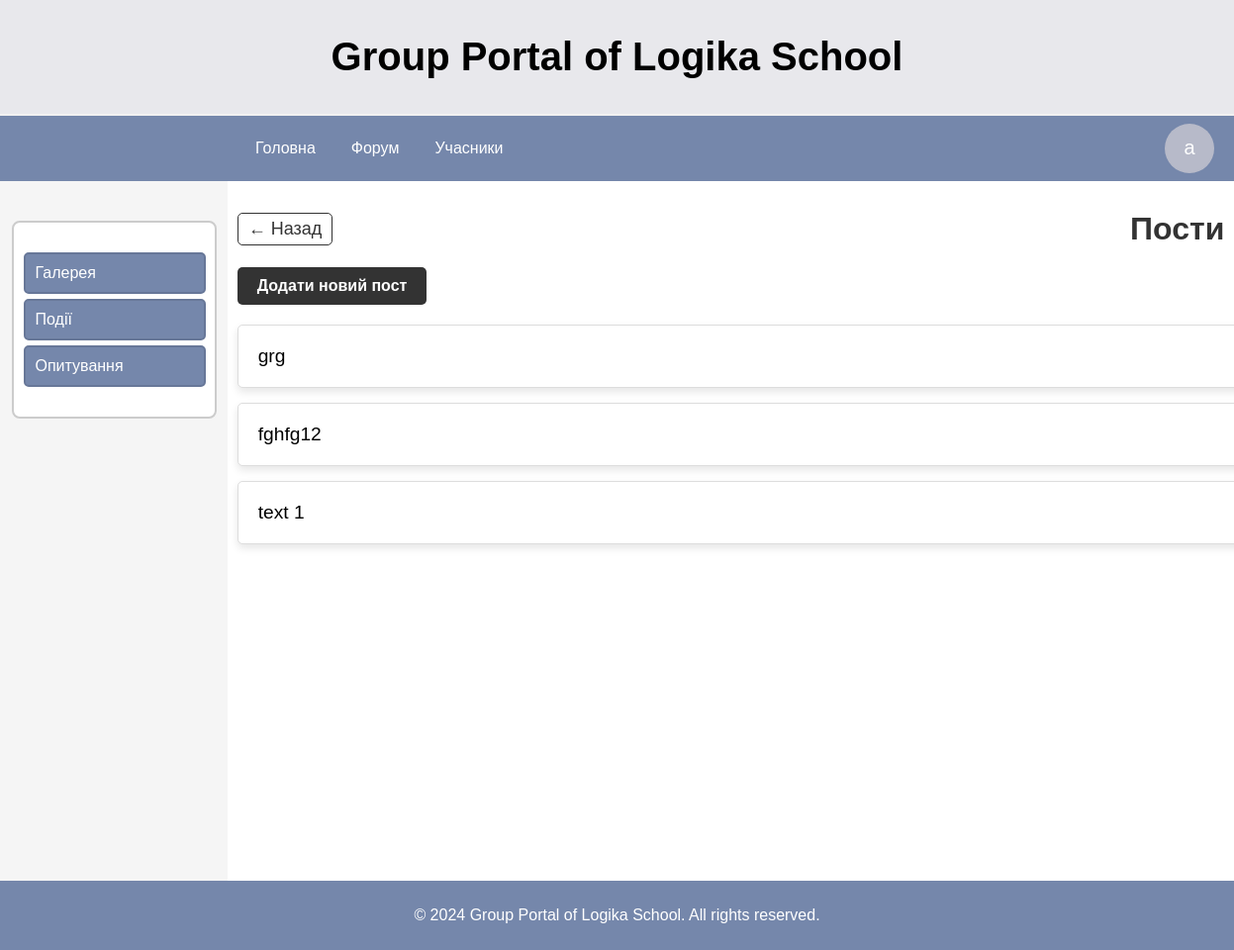
/forum/topics/1/ (signed in), run on the app's committed database.
### portal/models.py (models this page shows, shortened)
class ForumPost(models.Model):
    category = models.ForeignKey(ForumCategory, on_delete=models.CASCADE, related_name='forum_posts')
    author = models.ForeignKey(User, on_delete=models.CASCADE, related_name='forum_posts')
    title = models.CharField(max_length=255)
    text = models.TextField()
    image = models.ImageField(upload_to='forum_posts/images/', blank=True, null=True)
    video = models.FileField(upload_to='forum_posts/videos/', blank=True, null=True)
    created_at = models.DateTimeField(auto_now_add=True)
    comments = GenericRelation(Comment)

### portal/views.py (the view)
# urls.py: path('forum/topics/<int:category_id>/',views.ForumPostListView.as_view(), name='forum_post_list'),
class ForumPostListView(LoginRequiredMixin,ListView):
    model = ForumPost
    template_name = 'portal/forum/forum_post_list.html'
    context_object_name = 'forum_posts'
    def get_queryset(self):
        category_id = self.kwargs.get('category_id')
        if not ForumCategory.objects.filter(id=category_id).exists():
            return ForumPost.objects.none()  # Якщо категорія не існує
        return ForumPost.objects.filter(category_id=category_id).order_by('-created_at')
    def get_context_data(self, **kwargs):
        context = super().get_context_data(**kwargs)
        context['category_id'] = self.kwargs['category_id']  # Додаємо category_id у контекст
        return context

### portal/context_processors.py (called while the page is built)
def profile_photo_context(request):
    profile_photo = None
    if request.user.is_authenticated:
        profile_photo = ProfilePhoto.objects.filter(user=request.user).first()
    return {'profile_photo': profile_photo}

### portal/templatetags/has_permission.py (called while the page is built, shortened)
@register.filter
def has_permission(current_user, target_user):
    if current_user.is_superuser:
        return True

### templates/portal/forum/forum_post_list.html (shortened to what this page needs)
{% extends 'base.html' %}
{% load static %}
{% load has_permission %}
{% block content %}
<link rel="stylesheet" href="{% static 'forum_post_list.css' %}">
<aside class="sidebar" style="margin: 0;">
    <div class="sidebar-div">
        <nav class="sidebar-nav">
            <a href="{% url 'gallery'%}">Галерея</a>
            <a href="{% url 'event_list'%}">Події</a>
            <a href="">Опитування</a>
        </nav>
    </div>
</aside>
<div class="main-container">
    <div class="header-container">
        <a href="{% url 'category_list' %}" class="back-btn">&#8592; Назад</a>
        <h1 class="page-title">Пости</h1>
    </div>
    {% if request.user|has_permission:user %}
        <a href="{% url 'add_forum_post' category_id %}" class="add-forum-post-btn">Додати новий пост</a>
    {% endif %}
    {% if forum_posts %}
            {% for post in forum_posts %}
                <div class="forum-post">
                    <a href="{% url 'forum_post_detail' post.id %}">{{ post.title }}</a>
                    {% if request.user|has_permission:user %}
                        <div class="post-menu">
                            <button class="menu-btn-forum">&#x22EE;</button>
                        </div>
                    {% endif %}
                </div>
            {% endfor %}
    {% else %}
        <p>No posts available in this category.</p>
    {% endif %}
</div>
{% endblock %}

### templates/base.html (shortened to what this page needs)
<!DOCTYPE html>
<html lang="en">
<head>
    {% load static %}
    <link rel="stylesheet" href="{% static 'base.css' %}">
</head>
<body>
    <div class="wrapper">
    <header>
            <div class="header-title">
                <h1 class="site-title">Group Portal of Logika School</h1>
            </div>
            <div class="header-links">
                <nav >
                    <a href="{% url 'main'%}">Головна</a>
                    <a href="{% url 'category_list'%}">Форум</a>
                    <a href="{% url 'user_list'%}">Учасники</a>
                </nav>
                <div class="user-menu">
                    {% if profile_photo %}
                        <img src="{{ profile_photo.photo.url }}" alt="Profile Photo" class="profile-photo" style="width: 50px; /* Ширина квадрата */
                        height: 50px; /* Висота квадрата */
                        object-fit: cover; /* Масштабування, щоб повністю заповнити квадрат */
                        border-radius:  50%;; /* Така ж закругленість, як у .user-icon */">
                    {% else %}
                        <div class="user-icon" style="background-color: {{ user.profile_color.color|default:'#cccccc' }};
                                                    color: #fff;
                                                    display: flex;
                                                    justify-content: center;
                                                    align-items: center;
                                                    font-size: 20px;
                                                    width: 50px;
                                                    height: 50px;
                                                    border-radius: 50%;">
                            {% if user.first_name and user.last_name %}
                                {{ user.first_name|slice:":1" }}{{ user.last_name|slice:":1" }}
                            {% else %}
                                {{ user.username|slice:":1" }}
                            {% endif %}
                        </div>
                    {% endif %}
                </div>
            </div>
    </header>
    <main >
        {% block content %}
        {% endblock %}
    </main>
    <footer>
        <p>&copy; 2024 Group Portal of Logika School. All rights reserved.</p>
    </footer>
</div>
</body>
</html>

### static/base.css (style rules this page uses)
body, html { margin: 0; padding: 0; font-family: Arial, sans-serif; height: 100%; display: flex; flex-direction: column; }
.wrapper { display: flex; flex-direction: column; min-height: 120vh; }
header { background-color: rgb(66, 71, 103); color: #fff; text-align: center; }
.site-title { color: black; }
.header-title { background-color: rgba(255, 255, 255, 0.877); padding: 8px; font-size: 20px; position: sticky; top: 0; z-index: 10; border-bottom: 2px solid #f2f1f1; }
.header-links { background-color: rgb(117, 135, 171) ; padding: 8px 0; display: flex; align-items: center; }
.header-links nav { display: flex; gap: 20px; justify-content: center; margin-left: 250px; }
.header-links nav a { color: #fff; text-decoration: none; padding: 8px; }
.user-menu { color: #fff; text-decoration: none; padding-right: 10px; margin-right: 10px; margin-left: auto; text-decoration: none; cursor: pointer; position: relative; }
main { flex: 1; display: flex; background-color: #fff; margin: 0; }
footer { background-color: rgb(117, 135, 171); color: #fff; text-align: center; padding: 10px 0; }

### static/forum_post_list.css (style rules this page uses)
.sidebar-div { width: 90%; padding-left: 10px; padding-top: 30px; border: 2px solid #ccc; border-radius: 8px; background-color: #ffffff; margin-top: 20px; margin-bottom: 20px; max-height: 200px; box-sizing: border-box; }
.sidebar { padding-top: 20px; width: 230px; height: 100%; box-sizing: border-box; background-color: #f5f5f5; display: flex; justify-content: center; }
.sidebar-nav a { display: block; width: 160px; padding: 10px; color: #ffffff; text-decoration: none; margin-bottom: 5px; border-radius: 5px; border: 2px solid rgb(103, 119, 152); background-color: rgb(117, 135, 171); }
.main-container { width: 80%; margin: 0 auto; padding-top: 30px; }
.back-btn { text-decoration: none; color: #333; font-size: 18px; padding: 5px 10px; border: 1px solid #333; border-radius: 5px; transition: background-color 0.3s ease, color 0.3s ease; }
.forum-post { position: relative; padding: 20px; background-color: white; border: 1px solid #ddd; border-radius: 5px; box-shadow: 0 4px 8px rgba(0, 0, 0, 0.1); max-width: 1150px; width: 100%; margin-bottom: 15px; }
.forum-post a { text-decoration: none; color: black; font-size: 1.2em; }
.post-menu { position: absolute; top: 10px; right: 10px; cursor: pointer; display: inline-block; }
.menu-btn-forum { font-size: 1.5em; background: none; border: none; cursor: pointer; }
.add-forum-post-btn { display: inline-block; background-color: #333; color: #fff; padding: 10px 20px; font-size: 1em; font-weight: bold; text-align: center; text-decoration: none; border: none; border-radius: 5px; cursor: pointer; transition: background-color 0.3s ease, transform 0.2s ease; margin-bottom: 20px; }
.header-container { display: flex; align-items: center; justify-content: space-between; margin-bottom: 20px; }
.page-title { font-size: 2em; margin: 0; color: #333; }

### data on the page
ForumPost: title "grg"
ForumPost: title "fghfg12"
ForumPost: title "text 1"

### other printed values
{{ user.username|slice:":1" }} "a"
